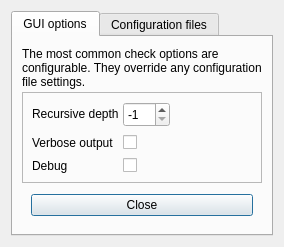
<?xml version="1.0" encoding="UTF-8"?>
<ui version="4.0">
 <class>Options</class>
 <widget class="QDialog" name="Options">
  <property name="windowModality">
   <enum>Qt::ApplicationModal</enum>
  </property>
  <property name="geometry">
   <rect>
    <x>0</x>
    <y>0</y>
    <width>264</width>
    <height>229</height>
   </rect>
  </property>
  <property name="windowTitle">
   <string>Linkchecker options</string>
  </property>
  <layout class="QVBoxLayout" name="verticalLayout">
   <property name="spacing">
    <number>2</number>
   </property>
   <property name="sizeConstraint">
    <enum>QLayout::SetMinimumSize</enum>
   </property>
   <item>
    <widget class="QTabWidget" name="tabWidget">
     <property name="sizePolicy">
      <sizepolicy hsizetype="Expanding" vsizetype="Expanding">
       <horstretch>0</horstretch>
       <verstretch>0</verstretch>
      </sizepolicy>
     </property>
     <property name="toolTip">
      <string/>
     </property>
     <property name="currentIndex">
      <number>0</number>
     </property>
     <widget class="QWidget" name="gui_options">
      <property name="sizePolicy">
       <sizepolicy hsizetype="Preferred" vsizetype="Fixed">
        <horstretch>0</horstretch>
        <verstretch>0</verstretch>
       </sizepolicy>
      </property>
      <property name="toolTip">
       <string/>
      </property>
      <attribute name="title">
       <string>GUI options</string>
      </attribute>
      <layout class="QVBoxLayout" name="verticalLayout_3">
       <property name="spacing">
        <number>2</number>
       </property>
       <item>
        <widget class="QLabel" name="label_8">
         <property name="minimumSize">
          <size>
           <width>240</width>
           <height>0</height>
          </size>
         </property>
         <property name="text">
          <string>The most common check options are configurable. They override any configuration file settings.</string>
         </property>
         <property name="textFormat">
          <enum>Qt::AutoText</enum>
         </property>
         <property name="alignment">
          <set>Qt::AlignLeading|Qt::AlignLeft|Qt::AlignVCenter</set>
         </property>
         <property name="wordWrap">
          <bool>true</bool>
         </property>
        </widget>
       </item>
       <item>
        <widget class="QFrame" name="frame">
         <property name="sizePolicy">
          <sizepolicy hsizetype="Preferred" vsizetype="Fixed">
           <horstretch>0</horstretch>
           <verstretch>0</verstretch>
          </sizepolicy>
         </property>
         <property name="frameShape">
          <enum>QFrame::StyledPanel</enum>
         </property>
         <property name="frameShadow">
          <enum>QFrame::Raised</enum>
         </property>
         <layout class="QFormLayout" name="formLayout">
          <property name="sizeConstraint">
           <enum>QLayout::SetDefaultConstraint</enum>
          </property>
          <property name="fieldGrowthPolicy">
           <enum>QFormLayout::ExpandingFieldsGrow</enum>
          </property>
          <property name="horizontalSpacing">
           <number>4</number>
          </property>
          <property name="verticalSpacing">
           <number>8</number>
          </property>
          <item row="0" column="0">
           <widget class="QLabel" name="label">
            <property name="toolTip">
             <string>Check recursively all links up to given depth. A negative depth will enable infinite recursion.</string>
            </property>
            <property name="text">
             <string>Recursive depth</string>
            </property>
           </widget>
          </item>
          <item row="0" column="1">
           <widget class="QSpinBox" name="recursionlevel">
            <property name="sizePolicy">
             <sizepolicy hsizetype="Minimum" vsizetype="Preferred">
              <horstretch>0</horstretch>
              <verstretch>0</verstretch>
             </sizepolicy>
            </property>
            <property name="minimumSize">
             <size>
              <width>0</width>
              <height>25</height>
             </size>
            </property>
            <property name="toolTip">
             <string>Check recursively all links up to given depth. A negative depth will enable infinite recursion.</string>
            </property>
            <property name="minimum">
             <number>-1</number>
            </property>
            <property name="maximum">
             <number>100</number>
            </property>
            <property name="value">
             <number>-1</number>
            </property>
           </widget>
          </item>
          <item row="1" column="0">
           <widget class="QLabel" name="label_2">
            <property name="toolTip">
             <string>Log all checked URLs once. Default is to log only errors and warnings.</string>
            </property>
            <property name="text">
             <string>Verbose output</string>
            </property>
           </widget>
          </item>
          <item row="1" column="1">
           <widget class="QCheckBox" name="verbose">
            <property name="enabled">
             <bool>true</bool>
            </property>
            <property name="toolTip">
             <string>Log all checked URLs once. Default is to log only errors and warnings.</string>
            </property>
            <property name="text">
             <string/>
            </property>
           </widget>
          </item>
          <item row="2" column="0">
           <widget class="QLabel" name="label_4">
            <property name="text">
             <string>Debug</string>
            </property>
           </widget>
          </item>
          <item row="2" column="1">
           <widget class="QCheckBox" name="debug">
            <property name="text">
             <string/>
            </property>
           </widget>
          </item>
         </layout>
        </widget>
       </item>
       <item>
        <widget class="QWidget" name="widget" native="true">
         <property name="sizePolicy">
          <sizepolicy hsizetype="Preferred" vsizetype="Fixed">
           <horstretch>0</horstretch>
           <verstretch>0</verstretch>
          </sizepolicy>
         </property>
         <layout class="QHBoxLayout" name="horizontalLayout">
          <property name="sizeConstraint">
           <enum>QLayout::SetMinimumSize</enum>
          </property>
          <item>
           <widget class="QPushButton" name="closeButton">
            <property name="text">
             <string>Close</string>
            </property>
           </widget>
          </item>
         </layout>
        </widget>
       </item>
      </layout>
     </widget>
     <widget class="QWidget" name="config_options">
      <property name="toolTip">
       <string/>
      </property>
      <attribute name="title">
       <string>Configuration files</string>
      </attribute>
      <layout class="QVBoxLayout" name="verticalLayout_5">
       <property name="spacing">
        <number>0</number>
       </property>
       <item>
        <widget class="QLabel" name="label_9">
         <property name="text">
          <string>The configuration files can be edited with an integrated text editor.</string>
         </property>
         <property name="textFormat">
          <enum>Qt::AutoText</enum>
         </property>
         <property name="wordWrap">
          <bool>true</bool>
         </property>
        </widget>
       </item>
       <item>
        <widget class="QFrame" name="frame_2">
         <property name="frameShape">
          <enum>QFrame::StyledPanel</enum>
         </property>
         <property name="frameShadow">
          <enum>QFrame::Raised</enum>
         </property>
         <property name="midLineWidth">
          <number>0</number>
         </property>
         <layout class="QVBoxLayout" name="verticalLayout_4">
          <property name="spacing">
           <number>4</number>
          </property>
          <item>
           <widget class="QLabel" name="label_6">
            <property name="toolTip">
             <string extracomment="Test"/>
            </property>
            <property name="text">
             <string>System configuration file</string>
            </property>
           </widget>
          </item>
          <item>
           <widget class="QPushButton" name="sys_config_button">
            <property name="enabled">
             <bool>false</bool>
            </property>
            <property name="toolTip">
             <string/>
            </property>
            <property name="text">
             <string>Edit</string>
            </property>
           </widget>
          </item>
          <item>
           <widget class="QLabel" name="label_7">
            <property name="sizePolicy">
             <sizepolicy hsizetype="Preferred" vsizetype="Preferred">
              <horstretch>0</horstretch>
              <verstretch>0</verstretch>
             </sizepolicy>
            </property>
            <property name="toolTip">
             <string>Overrides system wide configuration file settings.</string>
            </property>
            <property name="frameShape">
             <enum>QFrame::NoFrame</enum>
            </property>
            <property name="lineWidth">
             <number>0</number>
            </property>
            <property name="text">
             <string>User configuration file
(overrides system configuration)</string>
            </property>
            <property name="alignment">
             <set>Qt::AlignBottom|Qt::AlignLeading|Qt::AlignLeft</set>
            </property>
            <property name="wordWrap">
             <bool>true</bool>
            </property>
            <property name="margin">
             <number>0</number>
            </property>
            <property name="textInteractionFlags">
             <set>Qt::TextSelectableByMouse</set>
            </property>
           </widget>
          </item>
          <item>
           <widget class="QPushButton" name="user_config_button">
            <property name="enabled">
             <bool>false</bool>
            </property>
            <property name="toolTip">
             <string/>
            </property>
            <property name="text">
             <string>Edit</string>
            </property>
           </widget>
          </item>
         </layout>
        </widget>
       </item>
      </layout>
     </widget>
    </widget>
   </item>
  </layout>
 </widget>
 <resources/>
 <connections/>
</ui>
